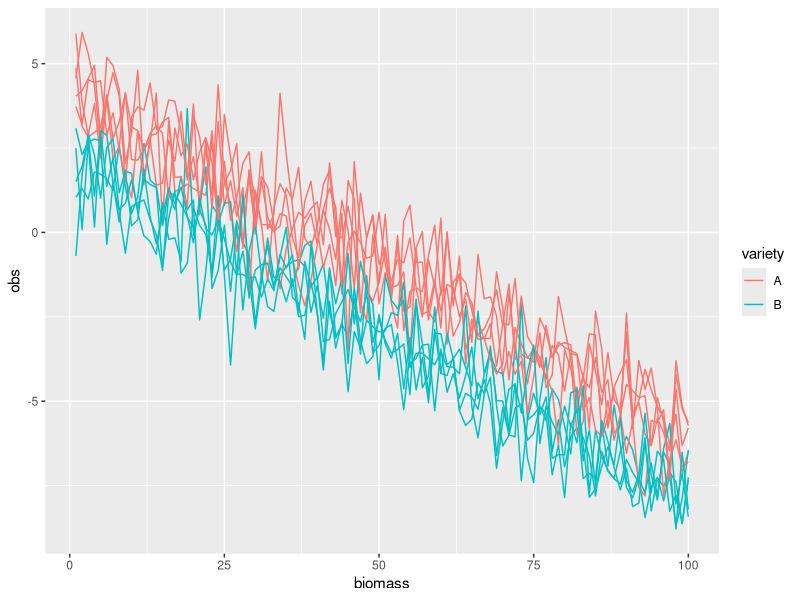
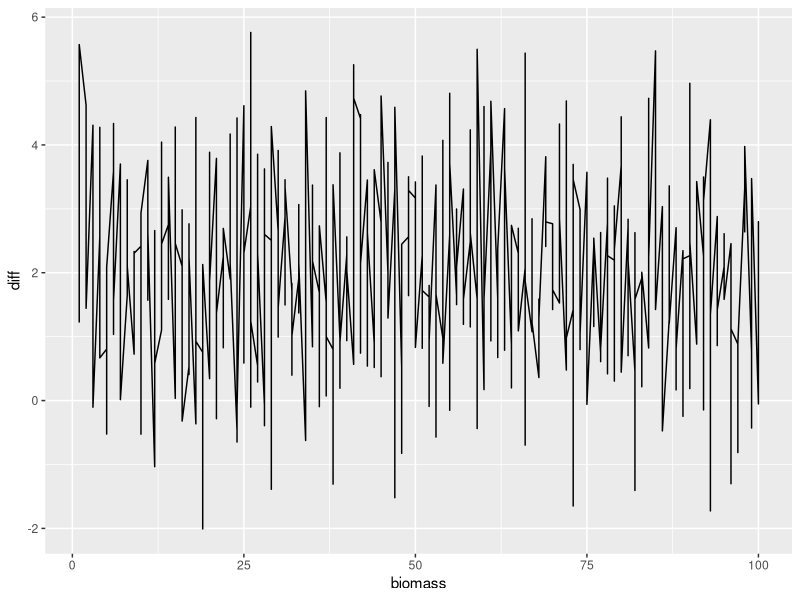

Here is the R script that generated these plots, in order:
library(tidyverse)

d <- expand_grid(variety = c("A", "B"), biomass = 1:100, draw = 1:5)
d <- d %>% 
  mutate(mu = case_when(
    variety == "A" ~ 4,
    TRUE ~ 2
  )) %>% 
  rowwise() %>% 
  mutate(obs = rnorm(1, mean = mu-0.1*biomass))

d %>% 
  print(n=Inf)

# just plotting the curves
d %>% 
  ggplot(aes(x = biomass, y = obs, color = variety, group = interaction(variety, draw))) +
  geom_line()

# plotting the differences
d %>% 
  select(-mu) %>% 
  pivot_wider(names_from = variety, values_from = obs) %>% 
  mutate(diff = A - B) %>% 
  ggplot(aes(x = biomass, y = diff)) +
  geom_line()
